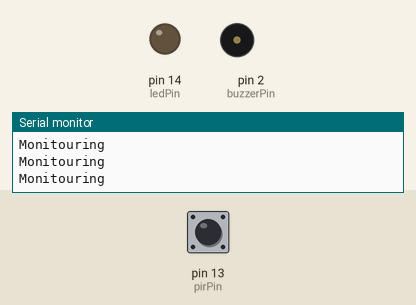
The sketch below on a simulated Arduino Uno, built with avr-gcc and run on an emulated ATmega328P. On the bench: output pins drawn as LEDs (lit = HIGH), buzzer (waves = sounding), the last lines printed to the serial monitor. Dashed ring = blinking. The test bench sets the inputs (shaded band); at power-on: pin 13 (pirPin) LOW.

Above: at 1.2 s.
1.3 s: pin 13 (pirPin) driven HIGH
At 2.2 s:
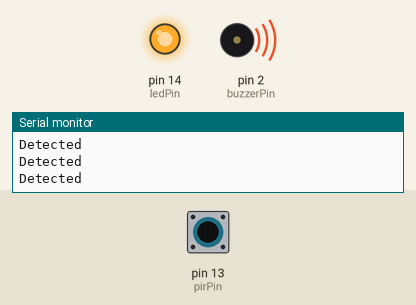
2.8 s: pin 13 (pirPin) driven LOW
At 3.3 s:
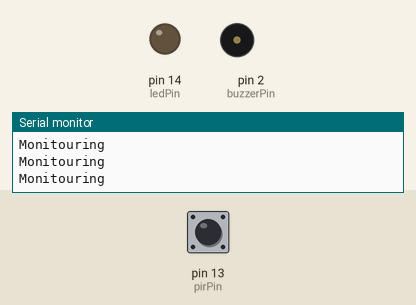
5.8 s: pin 13 (pirPin) pulsed HIGH 2 times (0.12 s each, 0.3 s apart)
At 6.17 s:
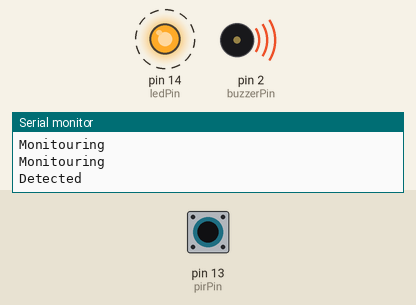
9.4 s: pin 13 (pirPin) pulsed HIGH 5 times (0.12 s each, 0.3 s apart)
At 11.3 s:
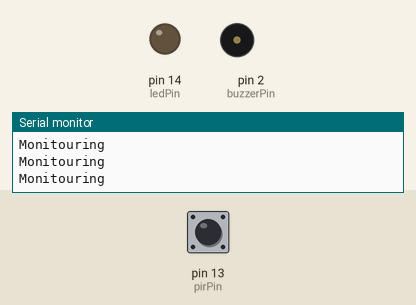
Timing chart, 0 to 12.8 s (numbered marks = the images above; inputs shaded):
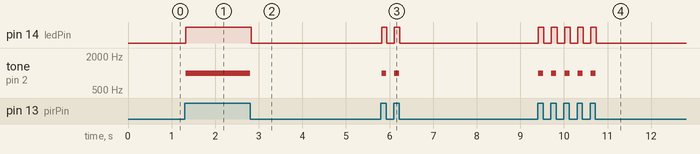

Measured:
- after the input at 1.3 s, pin 14 (ledPin): LOW → HIGH at once; tone on pin 2 (buzzerPin): silent → 1000 Hz at once
- after the input at 2.8 s, pin 14 (ledPin): HIGH → LOW at once; tone on pin 2 (buzzerPin): 1000 Hz → silent at once
- after the input at 5.8 s, pin 14 (ledPin): alternates HIGH for 0.12 s and LOW for 0.17 s, 4 changes in all, then stays LOW, starting at once; tone on pin 2 (buzzerPin): alternates 1000 Hz for 0.11 s and silent for 0.19 s, 4 changes in all, then stays silent, starting at once
- after the input at 9.4 s, pin 14 (ledPin): alternates HIGH for 0.13 s and LOW for 0.17 s, 10 changes in all, then stays LOW, starting at once; tone on pin 2 (buzzerPin): alternates 1000 Hz for 0.11 s and silent for 0.19 s, 10 changes in all, then stays silent, starting at once

The sketch:

sketch_jan21.ino
```cpp
const int pirPin = 13;
int state = 0;
const int ledPin = 14;
const int buzzerPin = 2;

void setup() {
  pinMode(pirPin, INPUT);
  pinMode(ledPin, OUTPUT);
  Serial.begin(9600);
  pinMode(buzzerPin, OUTPUT);
}

void loop() {
  state = digitalRead(pirPin);
  if(state == HIGH) {
    Serial.println("Detected");
    digitalWrite(ledPin, HIGH);
    tone(buzzerPin, 1000);
  } else {
    noTone(buzzerPin);
    Serial.println("Monitouring");
    digitalWrite(ledPin, LOW);
  }
}
```
